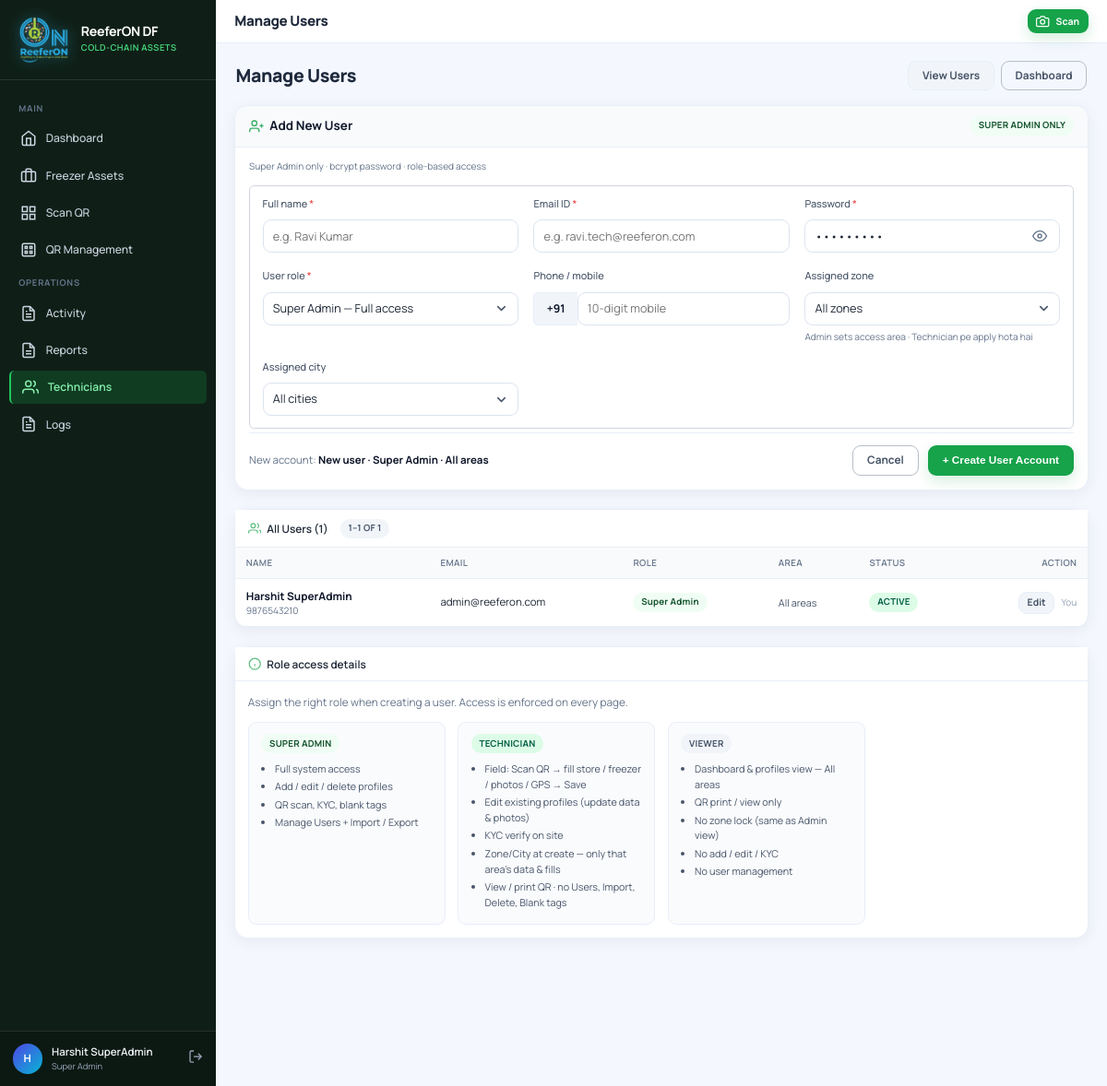
/users.php (signed in), run on the app's committed database.
### tables this page shows
CREATE TABLE IF NOT EXISTS `users` (
    `id` INT AUTO_INCREMENT PRIMARY KEY,
    `name` VARCHAR(100) NOT NULL,
    `email` VARCHAR(150) NOT NULL UNIQUE,
    `password` VARCHAR(255) NOT NULL,
    `role` ENUM('super_admin','technician','viewer') NOT NULL DEFAULT 'super_admin',
    `phone` VARCHAR(30) NULL,
    `zone` VARCHAR(20) NULL COMMENT 'Assigned zone — empty = all zones',
    `city` VARCHAR(100) NULL COMMENT 'Assigned city — empty = all cities in zone',
    `status` ENUM('active', 'inactive') NOT NULL DEFAULT 'active',
    `last_login` DATETIME NULL,
    `created_at` DATETIME DEFAULT CURRENT_TIMESTAMP,
    `updated_at` DATETIME DEFAULT CURRENT_TIMESTAMP ON UPDATE CURRENT_TIMESTAMP,
    INDEX `idx_users_role` (`role`),
    INDEX `idx_users_status` (`status`),
    INDEX `idx_users_zone` (`zone`),
    INDEX `idx_users_city` (`city`)
);

### users.php (the view, shortened to what the rows shown need)
<?php
$csrfToken = AuthService::generateCsrfToken();
$usersPage = max(1, (int)($_GET['upage'] ?? 1));
$usersLimit = 20;
$usersOffset = ($usersPage - 1) * $usersLimit;
$users = User::listPaged($usersLimit, $usersOffset);
require_once __DIR__ . '/includes/header.php';
?>
<div class="users-page">
    <div class="cfg-toolbar">
        <div class="cfg-toolbar-left">
            <h1 class="cfg-toolbar-title">Manage Users</h1>
        </div>
    </div>
</div>
<div class="card users-directory" id="users-directory">
    <div class="table-responsive users-directory-desktop">
        <table class="data-table">
            <thead>
                <tr>
                    <th>Name</th>
                    <th>Email</th>
                    <th>Role</th>
                    <th>Area</th>
                    <th>Status</th>
                    <th style="text-align:right;">Action</th>
                </tr>
            </thead>
            <tbody>
                <?php if (empty($users)): ?>
                    <tr><td colspan="6" style="text-align:center; color:#64748b; padding:1.5rem;">No users found.</td></tr>
                <?php else: ?>
                    <?php foreach ($users as $u): ?>
                        <?php
                        $uZone = trim((string)($u['zone'] ?? ''));
                        $uCity = trim((string)($u['city'] ?? ''));
                        $uArea = $uZone === '' && $uCity === ''
                            ? 'All areas'
                            : trim(($uZone !== '' ? $uZone : 'Any zone') . ($uCity !== '' ? ' · ' . $uCity : ''));
                        ?>
                        <tr>
                            <td>
                                <strong style="color:#0f172a;"><?= htmlspecialchars($u['name']) ?></strong>
                                <?php if (!empty($u['phone'])): ?>
                                    <div style="font-size:0.75rem;color:#64748b;"><?= htmlspecialchars($u['phone']) ?></div>
                                <?php endif; ?>
                            </td>
                            <td style="font-size:0.85rem;"><?= htmlspecialchars($u['email']) ?></td>
                            <td>
                                <span class="badge badge-primary" style="text-transform: capitalize;">
                                    <?= htmlspecialchars(str_replace('_', ' ', $u['role'])) ?>
                                </span>
                            </td>
                            <td style="font-size:0.8rem;color:#475569;"><?= htmlspecialchars($uArea) ?></td>
                            <td>
                                <?php if ($u['status'] === 'active'): ?>
                                    <span class="badge badge-success">Active</span>
                                <?php else: ?>
                                    <span class="badge badge-danger">Inactive</span>
                                <?php endif; ?>
                            </td>
                            <td style="text-align:right; white-space:nowrap;">
                                <a href="users.php?edit=<?= (int)$u['id'] ?>#user-form-card" class="btn btn-sm btn-secondary" title="Edit user (Super Admin)">Edit</a>
                                <?php if ((int)$u['id'] !== (int)$currentUser['id']): ?>
                                    <form method="POST" style="display:inline;">
                                        <input type="hidden" name="csrf_token" value="<?= htmlspecialchars($csrfToken) ?>">
                                        <input type="hidden" name="action" value="toggle_status">
                                        <input type="hidden" name="user_id" value="<?= (int)$u['id'] ?>">
                                        <input type="hidden" name="status" value="<?= htmlspecialchars($u['status']) ?>">
                                        <button type="submit" class="btn btn-sm btn-outline">
                                            <?= $u['status'] === 'active' ? 'Deactivate' : 'Activate' ?>
                                        </button>
                                    </form>
                                <?php else: ?>
                                    <span style="font-size:0.75rem;color:#94a3b8; margin-left:0.35rem;">You</span>
                                <?php endif; ?>
                            </td>
                        </tr>
                    <?php endforeach; ?>
                <?php endif; ?>
            </tbody>
        </table>
    </div>
</div>
<?php require_once __DIR__ . '/includes/footer.php'; ?>

### includes/header.php (shortened to what the rows shown need)
<?php
$currentUser = AuthService::currentUser();
?>
<!DOCTYPE html>
<html lang="en">
<head>
    <link rel="stylesheet" href="https://unpkg.com/leaflet@1.9.4/dist/leaflet.css"/>
    <link rel="stylesheet" href="assets/css/app.css?v=<?= (@filemtime(__DIR__ . '/../assets/css/app.css') ?: time()) ?>-shell">
</head>
<body class="theme-cfg app-shell<?= !empty($bodyClass) ? ' ' . htmlspecialchars($bodyClass) : '' ?>">
<div class="app-layout">
    <aside class="sidebar">
        <div class="sidebar-brand">
            <div class="brand-text">
                <h1>ReeferON DF</h1>
            </div>
        </div>
        <div class="sidebar-footer">
            <?php if ($currentUser): ?>
                <div class="user-badge">
                    <div class="user-avatar"><?= strtoupper(substr($currentUser['name'] ?? 'U', 0, 1)) ?></div>
                    <div class="user-info">
                        <div class="user-name"><?= htmlspecialchars($currentUser['name']) ?></div>
                        <div class="user-role"><?= htmlspecialchars(str_replace('_', ' ', $currentUser['role'])) ?></div>
                    </div>
                    <a href="logout.php" title="Sign Out" style="color: #94a3b8; margin-left: auto;">
                        <svg width="18" height="18" viewBox="0 0 24 24" fill="none" stroke="currentColor" stroke-width="2">
                            <path d="M9 21H5a2 2 0 0 1-2-2V5a2 2 0 0 1 2-2h4"/>
                            <polyline points="16 17 21 12 16 7"/>
                            <line x1="21" y1="12" x2="9" y2="12"/>
                        </svg>
                    </a>
                </div>
            <?php else: ?>
                <a href="login.php" class="btn btn-sm btn-primary" style="width: 100%;">Sign In</a>
            <?php endif; ?>
        </div>
    </aside>
    <div class="main-content">
        <main class="container">

### data on the page
users: name "H", name "Harshit SuperAdmin", role "Super Admin", phone "9876543210", email "admin@reeferon.com", uArea "All areas", status "ACTIVE", shows "You"

### other printed values
$pageTitle "Manage Users"
$usersTotal "1"
$usersFrom "1"
$usersTo "1"
form field role "Super Admin — Full access"
